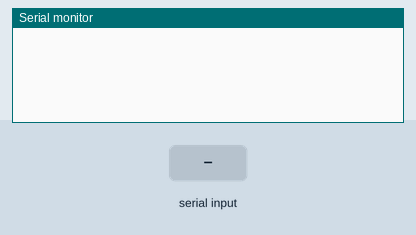
Recording of a sketch running on a simulated Arduino Uno, built with avr-gcc and run on an emulated ATmega328P. Parts: the last lines printed to the serial monitor. The inputs (shaded band) are chosen by the test bench.

Above: at 3.2 s.
3.3 s: "1" received over Serial
At 5.4 s:
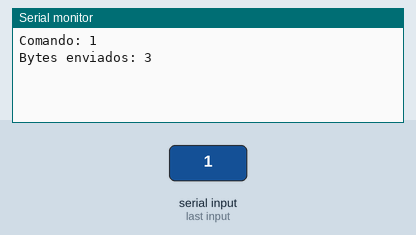
5.8 s: "0" received over Serial
At 7.2 s:
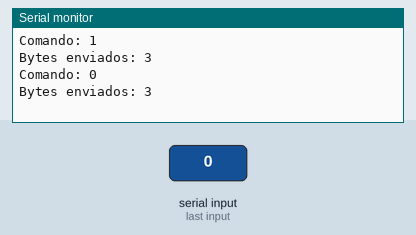
7.3 s: "2" received over Serial
At 9.6 s:
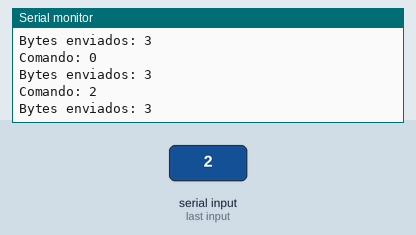

Measured:
- after the input at 3.3 s, the serial monitor: prints a new line after 1.0 s (image 1)
- after the input at 5.8 s, the serial monitor: prints a new line after 1.0 s (image 2)
- after the input at 7.3 s, the serial monitor: prints a new line after 1.0 s (image 3)

The sketch:

bluetooth-test.ino
```cpp
#include <SoftwareSerial.h>

SoftwareSerial phone(2, 3); //rx, tx, (trocado na conexão)
String command = "";

void setup() {
  // put your setup code here, to run once:
  Serial.begin(9600);
  phone.begin(9600);
  delay(2000);
}

void loop() {
  // put your main code here, to run repeatedly:
  if(Serial.available()) {
    command = "";
    while(Serial.available()) command += Serial.readString();

    Serial.print("Comando: ");
    Serial.println(command);
    int tries = 0;
    int sent_bytes = 0;

    while(sent_bytes < command.length()) {
      sent_bytes = phone.println(command);
      tries++;

      if(tries>5) break;
    }

    Serial.print("Bytes enviados: ");
    Serial.println(sent_bytes);
    //Serial.println(command.length());
  }
  /*
  if(phone.available()) {
    command = "";
    while(phone.available()) command += phone.readString();

    phone.write("Received");
    Serial.println(command);
  }
  */
}

/*
 * 5*R2/(R1+R2) = 5/(R1/R2 + 1) = 3.3
 * ==> R1/R2 = 5/3.3 - 1 = 17/33
*/
```
